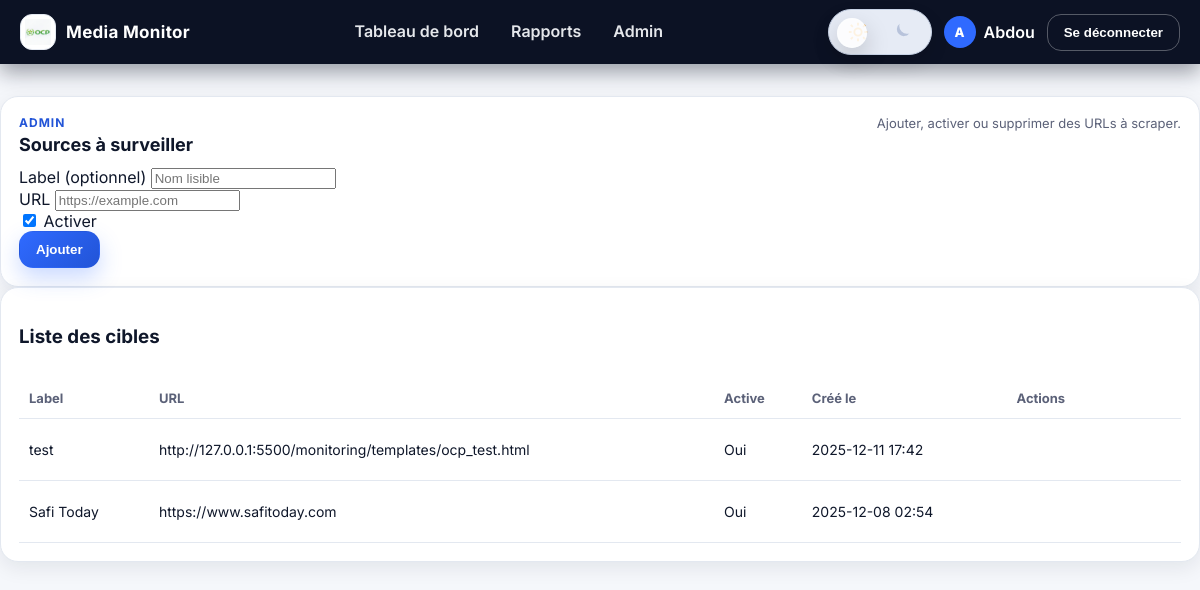
The app's page /administration/scrape-targets/ (signed in) with its own data.
### monitoring/models.py (models this page shows, shortened)
class ScrapeTarget(models.Model):
    label = models.CharField(max_length=255, blank=True, help_text="Optional friendly name")
    url = models.URLField(unique=True)
    is_active = models.BooleanField(default=True)
    created_at = models.DateTimeField(auto_now_add=True)
    class Meta:
        ordering = ["-created_at"]

### monitoring/views.py (the view, shortened to what this page needs)
# urls.py: path("administration/scrape-targets/", views.admin_scrape_targets, name="admin_scrape_targets"),
@admin_required
@require_http_methods(["GET", "POST"])
def admin_scrape_targets(request):
    targets = ScrapeTarget.objects.all().order_by("-created_at")
    return render(
        request,
        "admin/scrape_targets.html",
        {
            "targets": targets,
        },
    )

### monitoring/templatetags/i18n_fr.py (called while the page is built)
@register.filter(name="t")
def translate(key: object) -> str:
    if key is None:
        return ""
    text = str(key)
    return TRANSLATIONS_FR.get(text, text)

### monitoring/views.py (called while the page is built)
def admin_required(view_func):
    @wraps(view_func)
    def _wrapped(request, *args, **kwargs):
        if not request.user.is_authenticated:
            messages.error(request, "Accès non autorisé")
            return redirect("monitoring:admin_login")
        if not request.user.is_superuser:
            messages.error(request, "Accès non autorisé")
            return redirect("monitoring:admin_login")
        return view_func(request, *args, **kwargs)
    return _wrapped

### monitoring/templates/admin/scrape_targets.html (shortened to what this page needs)
{% extends "base.html" %}
{% load static %}
{% load i18n_fr %}
{% block content %}
<section class="panel">
    <div class="panel-header">
        <div>
            <p class="eyebrow">Admin</p>
            <h2>Sources à surveiller</h2>
        </div>
        <p class="panel-sub">Ajouter, activer ou supprimer des URLs à scraper.</p>
    </div>
    <form method="post" class="form-inline">
        <div class="form-row">
            <label>Label (optionnel)</label>
            <input type="text" name="label" placeholder="Nom lisible">
        </div>
        <div class="form-row">
            <label>URL</label>
            <input type="url" name="url" placeholder="https://example.com" required>
        </div>
        <div class="form-row checkbox-row">
            <label>
                <input type="checkbox" name="is_active" checked>
                Activer
            </label>
        </div>
        <button class="btn primary" type="submit">Ajouter</button>
    </form>
</section>
<section class="panel">
    <div class="panel-header">
        <h3>Liste des cibles</h3>
    </div>
    <div class="table-wrapper">
        <table>
            <thead>
                <tr>
                    <th>Label</th>
                    <th>URL</th>
                    <th>Active</th>
                    <th>Créé le</th>
                    <th>Actions</th>
                </tr>
            </thead>
            <tbody>
                {% for target in targets %}
                    <tr>
                        <td>{{ target.label|default:"—" }}</td>
                        <td><a href="{{ target.url }}" target="_blank" rel="noopener">{{ target.url }}</a></td>
                        <td>{{ target.is_active|yesno:"Oui,Non" }}</td>
                        <td>{{ target.created_at|date:"Y-m-d H:i" }}</td>
                        <td>
                            <form method="post" style="display:inline">
                                <button class="btn ghost" type="submit">Supprimer</button>
                            </form>
                        </td>
                    </tr>
                {% empty %}
                    <tr><td colspan="5" class="muted">Aucune URL configurée.</td></tr>
                {% endfor %}
            </tbody>
        </table>
    </div>
</section>
{% endblock %}

### monitoring/templates/base.html (shortened to what this page needs)
{% load static %}
{% load i18n_fr %}
<!DOCTYPE html>
<html lang="fr">
<head>
    <link rel="stylesheet" href="{% static 'css/styles.css' %}">
</head>
<body>
    <header class="topbar">
        <div class="container topbar-inner">
            <a class="brand" href="{% url 'monitoring:dashboard' %}">
                <span class="brand-icon">
                    <img src="{% static 'img/ocp-logo.png' %}" alt="OCP">
                </span>
                <span class="brand-text">Media Monitor</span>
            </a>
            <nav class="nav" id="primary-nav">
                <a href="{% url 'monitoring:dashboard' %}" class="{% if request.path == '/' %}active{% endif %}">{{ "Dashboard"|t }}</a>
                <a href="{% url 'monitoring:report' %}" class="{% if request.path == '/report/' %}active{% endif %}">{{ "Reports"|t }}</a>
                {% if request.user.is_superuser %}
                    <a href="{% url 'monitoring:admin_users' %}">{{ "Admin"|t }}</a>
                {% endif %}
            </nav>
            <div class="user-actions">
                <button class="theme-toggle" type="button" aria-label="Toggle dark mode" aria-checked="false" tabindex="0" role="switch">
                    <span class="theme-toggle-track">
                        <span class="theme-icon sun" aria-hidden="true">
                        </span>
                        <span class="theme-toggle-knob"></span>
                        <span class="theme-icon moon" aria-hidden="true">
                            <svg viewBox="0 0 24 24" focusable="false" aria-hidden="true">
                                <path d="M21 13.5A8.5 8.5 0 0 1 10.5 3a7.5 7.5 0 1 0 10.5 10.5Z"></path>
                            </svg>
                        </span>
                    </span>
                </button>
                {% if request.user.is_authenticated %}
                    <div class="user-summary">
                        <span class="avatar-circle">{{ request.user.username|slice:":1"|upper }}</span>
                        <span class="user-name">{{ request.user.username }}</span>
                    </div>
                    <form method="post" action="{% url 'logout' %}">
                        <button type="submit" class="btn ghost">{{ "Logout"|t }}</button>
                    </form>
                {% else %}
                    <a class="btn primary" href="{% url 'login' %}">{{ "Login"|t }}</a>
                {% endif %}
            </div>
        </div>
    </header>
    <main class="page container">
        {% block content %}{% endblock %}
    </main>
</body>
</html>

### records on screen
ScrapeTarget: label "test", url "http://127.0.0.1:5500/monitoring/templates/ocp_test.html", is_active "Oui", created_at "2025-12-11 17:42"
ScrapeTarget: label "Safi Today", url "https://www.safitoday.com", is_active "Oui", created_at "2025-12-08 02:54"

### other values on screen
{{ "Dashboard"|t }} "Tableau de bord"
{{ "Reports"|t }} "Rapports"
{{ "Admin"|t }} "Admin"
{{ request.user.username|slice:":1"|upper }} "A"
{{ request.user.username }} "Abdou"
{{ "Logout"|t }} "Se déconnecter"
